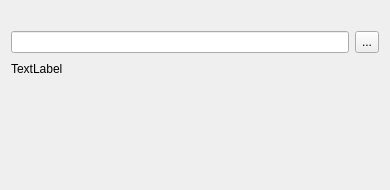
<?xml version="1.0" encoding="UTF-8"?>
<ui version="4.0">
 <class>TargetWidget</class>
 <widget class="QWidget" name="TargetWidget">
  <property name="geometry">
   <rect>
    <x>0</x>
    <y>0</y>
    <width>390</width>
    <height>190</height>
   </rect>
  </property>
  <property name="sizePolicy">
   <sizepolicy hsizetype="Preferred" vsizetype="Preferred">
    <horstretch>0</horstretch>
    <verstretch>0</verstretch>
   </sizepolicy>
  </property>
  <property name="minimumSize">
   <size>
    <width>390</width>
    <height>190</height>
   </size>
  </property>
  <property name="windowTitle">
   <string>Form</string>
  </property>
  <layout class="QVBoxLayout" name="verticalLayout">
   <item>
    <widget class="QLabel" name="description">
     <property name="text">
      <string/>
     </property>
    </widget>
   </item>
   <item>
    <layout class="QHBoxLayout" name="horizontalLayout">
     <item>
      <widget class="QLineEdit" name="targetDirectory">
       <property name="readOnly">
        <bool>false</bool>
       </property>
      </widget>
     </item>
     <item>
      <widget class="QToolButton" name="targetChooser">
       <property name="sizePolicy">
        <sizepolicy hsizetype="Fixed" vsizetype="Preferred">
         <horstretch>0</horstretch>
         <verstretch>0</verstretch>
        </sizepolicy>
       </property>
       <property name="minimumSize">
        <size>
         <width>0</width>
         <height>0</height>
        </size>
       </property>
       <property name="text">
        <string>...</string>
       </property>
      </widget>
     </item>
    </layout>
   </item>
   <item>
    <layout class="QHBoxLayout" name="horizontalLayout_2">
     <property name="topMargin">
      <number>0</number>
     </property>
     <item>
      <widget class="QLabel" name="warning">
       <property name="enabled">
        <bool>true</bool>
       </property>
       <property name="text">
        <string>TextLabel</string>
       </property>
      </widget>
     </item>
     <item>
      <spacer name="horizontalSpacer">
       <property name="orientation">
        <enum>Qt::Horizontal</enum>
       </property>
       <property name="sizeHint" stdset="0">
        <size>
         <width>40</width>
         <height>20</height>
        </size>
       </property>
      </spacer>
     </item>
    </layout>
   </item>
   <item>
    <spacer name="verticalSpacer">
     <property name="orientation">
      <enum>Qt::Vertical</enum>
     </property>
     <property name="sizeHint" stdset="0">
      <size>
       <width>20</width>
       <height>122</height>
      </size>
     </property>
    </spacer>
   </item>
  </layout>
 </widget>
 <resources/>
 <connections/>
</ui>
